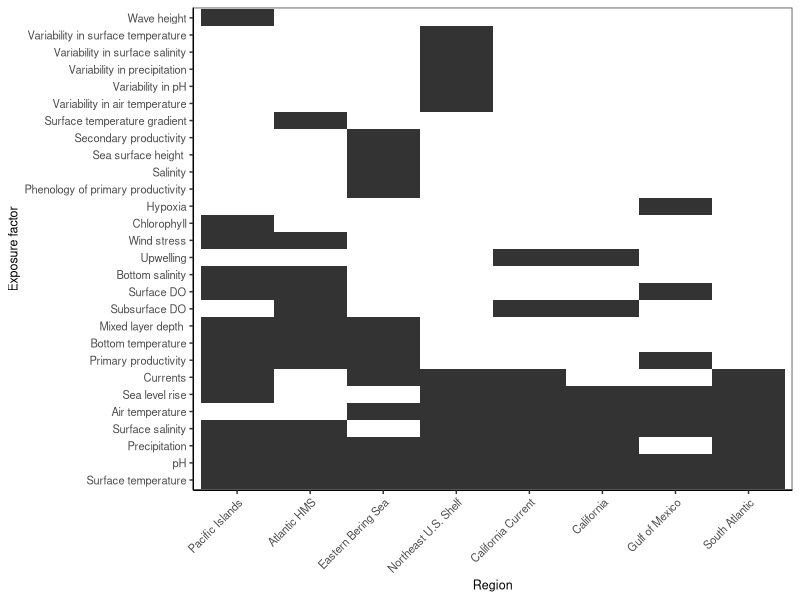

Write the R code that produced this figure. (Note: this script raises an error after producing the figure.)

# Clear workspace
rm(list = ls())

# Setup
################################################################################

# Packages
library(tidyverse)
library(lubridate)

# Directories
datadir <- "data"
plotdir <- "figures"

# Read data
data_orig <- readxl::read_excel("data/cva/processed/cva_exposure_attributes.xlsx")


# Build data
################################################################################

# Check 
data_orig %>% 
  count(region, attribute) %>% 
  filter(n!=1)
  
data_orig %>% 
  count(region)

# Format data
data <-  data_orig %>% 
  # Rename region
  mutate(region=recode(region, 
                       "Bering Sea" = "Eastern Bering Sea",
                       "Northeast"="Northeast U.S. Shelf"))

# Number of regions with each attribute
stats <- data %>% 
  count(attribute) %>% 
  arrange(desc(n))

# Number of attributes per region
nstats <- data %>% 
  count(region) %>% 
  arrange(desc(n))

# Plot data
################################################################################

# Setup theme
my_theme <-  theme(axis.text=element_text(size=8),
                   axis.title=element_text(size=9),
                   legend.text=element_text(size=8),
                   legend.title=element_text(size=9),
                   strip.text=element_text(size=8),
                   plot.title=element_text(size=9),
                   # Gridlines
                   panel.grid.major = element_blank(), 
                   panel.grid.minor = element_blank(),
                   panel.background = element_blank(), 
                   axis.line = element_line(colour = "black"),
                   # Legend
                   legend.key = element_rect(fill = NA, color=NA),
                   legend.background = element_rect(fill=alpha('blue', 0)))

# Plot data
g <- ggplot(data, aes(y=attribute %>% factor(., levels=stats$attribute), 
                           x=region %>% factor(., levels=nstats$region))) +
  geom_tile() +
  # Labels
  labs(y="Exposure factor", x="Region") +
  # Theme
  theme_bw() + my_theme +
  theme(axis.text.x = element_text(angle = 45, vjust = 1, hjust=1))
g

# Export
ggsave(g, filename=file.path(plotdir, "FigSX_exposure_factors.png"),
       width=5.5, height=5.5, units="in", dpi=600)
